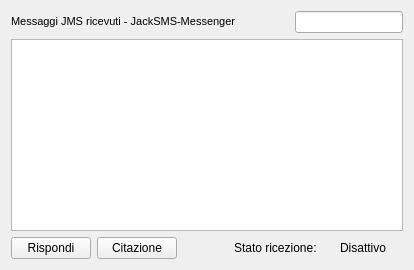
          <widget class="QWidget" name="tabIm">
           <attribute name="icon">
            <iconset>
             <normaloff>:/resource/jacksms_icona_im_24x24-3.png</normaloff>:/resource/jacksms_icona_im_24x24-3.png</iconset>
           </attribute>
           <attribute name="title">
            <string>JMS</string>
           </attribute>
           <layout class="QHBoxLayout" name="horizontalLayout_26">
            <item>
             <layout class="QVBoxLayout" name="verticalLayout_10">
              <item>
               <layout class="QHBoxLayout" name="horizontalLayout_24">
                <property name="spacing">
                 <number>6</number>
                </property>
                <item>
                 <widget class="QLabel" name="labelJmsRicevuti">
                  <property name="text">
                   <string>&lt;!DOCTYPE HTML PUBLIC &quot;-//W3C//DTD HTML 4.0//EN&quot; &quot;http://www.w3.org/TR/REC-html40/strict.dtd&quot;&gt;
&lt;html&gt;&lt;head&gt;&lt;meta name=&quot;qrichtext&quot; content=&quot;1&quot; /&gt;&lt;style type=&quot;text/css&quot;&gt;
p, li { white-space: pre-wrap; }
&lt;/style&gt;&lt;/head&gt;&lt;body style=&quot; font-family:'MS Shell Dlg 2'; font-size:8.25pt; font-weight:400; font-style:normal;&quot;&gt;
&lt;p style=&quot; margin-top:0px; margin-bottom:0px; margin-left:0px; margin-right:0px; -qt-block-indent:0; text-indent:0px;&quot;&gt;&lt;a href=&quot;http://www.jacksms.it/messenger.html&quot;&gt;&lt;span style=&quot; text-decoration: none; color:#000000;&quot;&gt;Messaggi JMS ricevuti - JackSMS-Messenger&lt;/span&gt;&lt;/a&gt;&lt;/p&gt;&lt;/body&gt;&lt;/html&gt;</string>
                  </property>
                  <property name="openExternalLinks">
                   <bool>true</bool>
                  </property>
                 </widget>
                </item>
                <item>
                 <spacer name="horizontalSpacer_15">
                  <property name="orientation">
                   <enum>Qt::Horizontal</enum>
                  </property>
                  <property name="sizeHint" stdset="0">
                   <size>
                    <width>40</width>
                    <height>20</height>
                   </size>
                  </property>
                 </spacer>
                </item>
                <item>
                 <widget class="QLabel" name="label_21">
                  <property name="text">
                   <string/>
                  </property>
                  <property name="pixmap">
                   <pixmap>:/resource/findd.png</pixmap>
                  </property>
                 </widget>
                </item>
                <item>
                 <widget class="QLineEdit" name="RicercaVeloceIM_2">
                  <property name="sizePolicy">
                   <sizepolicy hsizetype="Fixed" vsizetype="Fixed">
                    <horstretch>0</horstretch>
                    <verstretch>0</verstretch>
                   </sizepolicy>
                  </property>
                 </widget>
                </item>
               </layout>
              </item>
              <item>
               <widget class="QListWidget" name="imRicevutiWidget">
                <property name="verticalScrollMode">
                 <enum>QAbstractItemView::ScrollPerPixel</enum>
                </property>
                <property name="sortingEnabled">
                 <bool>false</bool>
                </property>
               </widget>
              </item>
              <item>
               <layout class="QHBoxLayout" name="horizontalLayout_25">
                <item>
                 <widget class="QPushButton" name="RispondiIm">
                  <property name="text">
                   <string>Rispondi</string>
                  </property>
                  <property name="icon">
                   <iconset>
                    <normaloff>:/resource/inoltra.png</normaloff>:/resource/inoltra.png</iconset>
                  </property>
                  <property name="iconSize">
                   <size>
                    <width>20</width>
                    <height>16</height>
                   </size>
                  </property>
                 </widget>
                </item>
                <item>
                 <widget class="QPushButton" name="CitaButton_2">
                  <property name="text">
                   <string>Citazione</string>
                  </property>
                  <property name="icon">
                   <iconset>
                    <normaloff>:/resource/inoltra.png</normaloff>:/resource/inoltra.png</iconset>
                  </property>
                  <property name="iconSize">
                   <size>
                    <width>20</width>
                    <height>16</height>
                   </size>
                  </property>
                 </widget>
                </item>
                <item>
                 <spacer name="horizontalSpacer_16">
                  <property name="orientation">
                   <enum>Qt::Horizontal</enum>
                  </property>
                  <property name="sizeHint" stdset="0">
                   <size>
                    <width>40</width>
                    <height>20</height>
                   </size>
                  </property>
                 </spacer>
                </item>
                <item>
                 <widget class="QLabel" name="label_9">
                  <property name="text">
                   <string>Stato ricezione:</string>
                  </property>
                 </widget>
                </item>
                <item>
                 <widget class="QPushButton" name="buttonStatusJms">
                  <property name="text">
                   <string>Disattivo</string>
                  </property>
                  <property name="icon">
                   <iconset>
                    <normaloff>:/resource/jms-not-active.png</normaloff>:/resource/jms-not-active.png</iconset>
                  </property>
                  <property name="flat">
                   <bool>true</bool>
                  </property>
                 </widget>
                </item>
               </layout>
              </item>
             </layout>
            </item>
           </layout>
          </widget>
